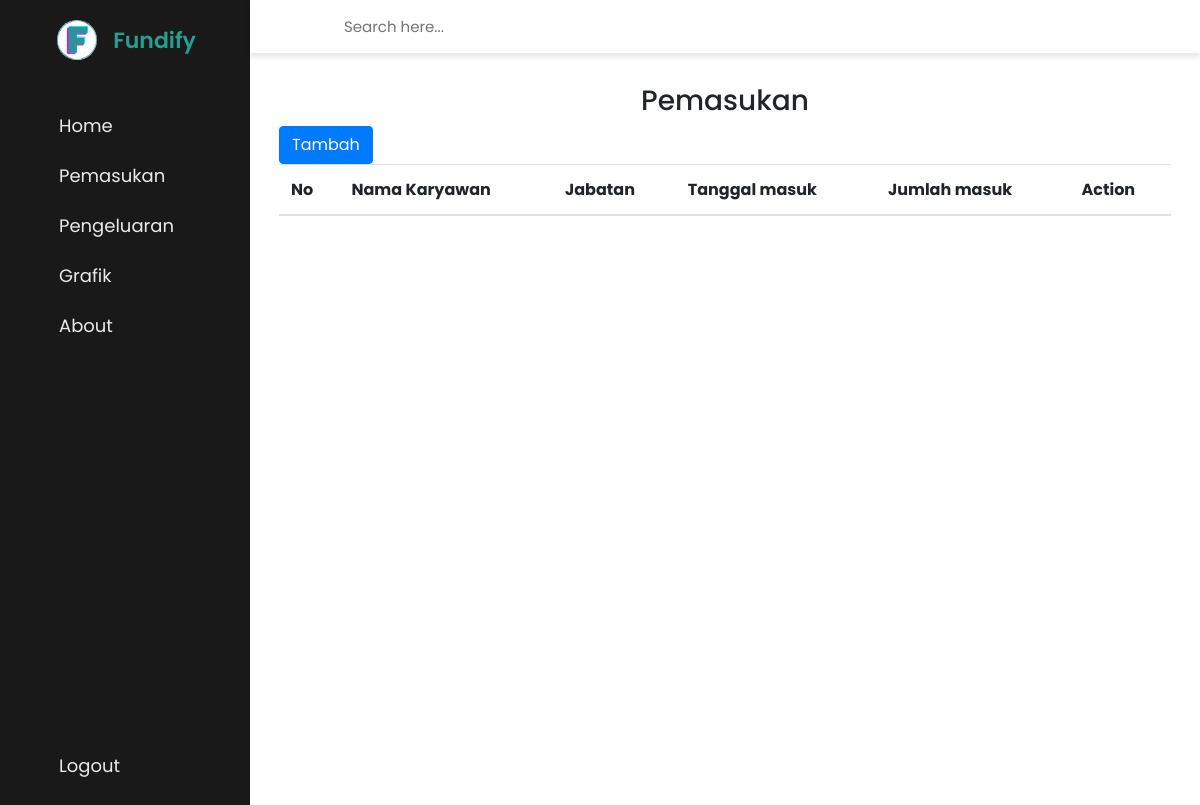
The page /pemasukan.php on the database as committed earlier.
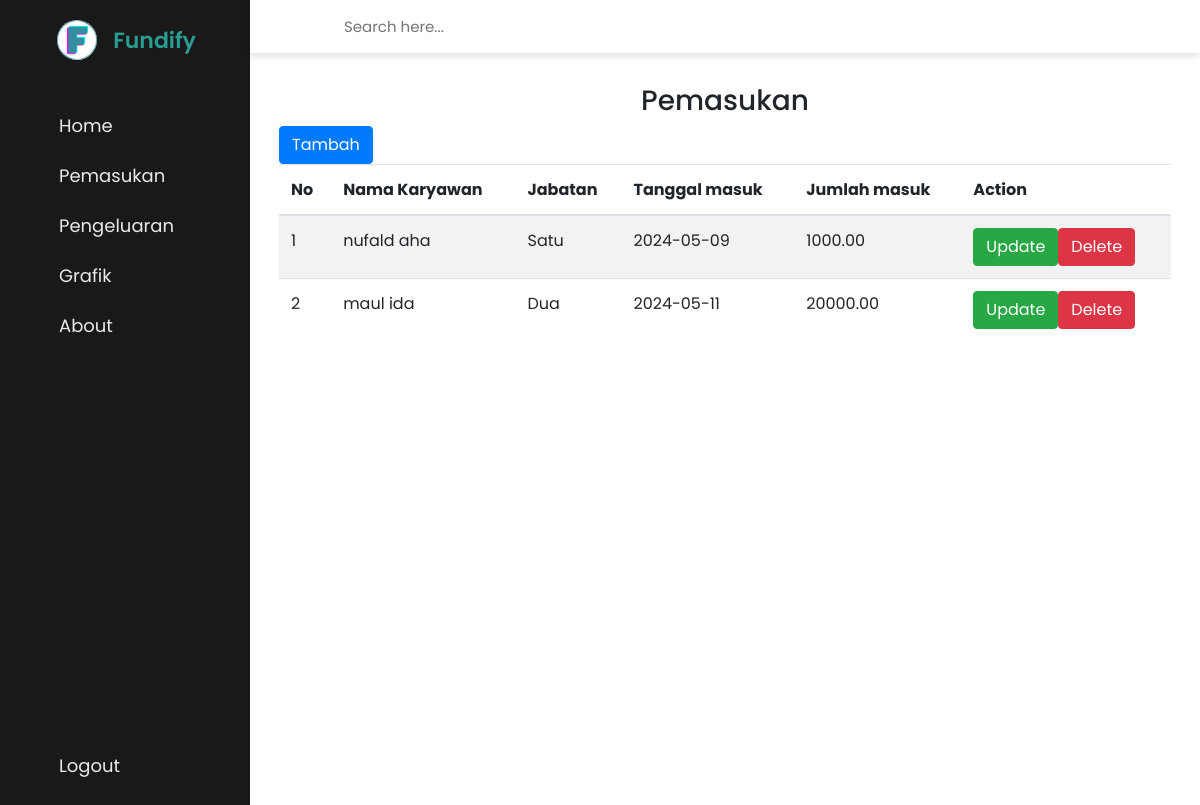
The same page on the database as committed later.
### tables this page shows
CREATE TABLE `pemasukan` (
  `id_pemasukan` int(5) NOT NULL,
  `id_akun` int(5) NOT NULL,
  `tanggal` date NOT NULL,
  `jumlah` decimal(10,2) NOT NULL,
  `sumber` varchar(255) NOT NULL
);

CREATE TABLE `akun` (
  `id_akun` int(5) NOT NULL,
  `fullname` varchar(100) NOT NULL,
  `username` varchar(255) NOT NULL,
  `password` varchar(255) NOT NULL,
  `email` varchar(100) NOT NULL,
  `jabatan` varchar(25) NOT NULL
);

### pemasukan.php (the view, shortened to what this page needs)
<?php
include "koneksi.php";
?>
<!DOCTYPE html>
<html lang="en">
<head>
	<link rel="stylesheet" href="style.css">
	<link rel="stylesheet" href="https://unicons.iconscout.com/release/v4.0.0/css/line.css">
	<link href="bootstrap/css/bootstrap.min.css" rel="stylesheet">
</head>
<body>
    <nav>
        <div class="logo-name">
            <div class="logo-image">
                <img src="images/logo2.png" alt="">
            </div>
            <span class="logo_name">Fundify</span>
        </div>
        <div class="menu-items">
            <ul class="nav-links">
                <li>
                    <a href="index.html">
                        <i class="uil uil-estate"></i>
                        <span class="link-name">Home</span>
                    </a>
                </li>
                <li><a href="pemasukan.html">
                        <i class="uil uil-folder-plus"></i>
                        <span class="link-name">Pemasukan</span>
                    </a></li>
                <li><a href="pengeluaran.html">
                        <i class="uil uil-folder-minus"></i>
                        <span class="link-name">Pengeluaran</span>
                    </a></li>
                <li><a href="grafik.html">
                        <i class="uil uil-analytics"></i>
                        <span class="link-name">Grafik</span>
                    </a></li>
                <li><a href="about.html">
                        <i class="uil uil-cloud-info"></i>
                        <span class="link-name">About</span>
                    </a></li>
            </ul>
            <ul class="logout-mode">
                <li><a href="#">
                        <i class="uil uil-signout"></i>
                        <span class="link-name">Logout</span>
                    </a></li>
            </ul>
        </div>
    </nav>
    <section class="dashboard">
        <div class="top">
            <div class="search-box">
                <input type="text" placeholder="Search here...">
            </div>
        </div>
            <div class="dash-content">
                <div class="container">
                    <div class="row">
                        <div class="col-md-12">
                            <h3 class="text-center">Pemasukan</h3>
                                <a class="btn btn-primary" href="tambah_data.php" role="button">Tambah</a>
                                <table class="table table-striped">
                                <thead>
                                    <tr>
                                        <th>No</th>
                                        <th>Nama Karyawan</th>
                                        <th>Jabatan</th>
                                        <th>Tanggal masuk</th>
                                        <th>Jumlah masuk</th>
                                        <th>Action</th>
                                    </tr>
                                </thead>
                                <tbody>
                                    <?php
                                        $query = "SELECT akun.id_akun, akun.fullname, akun.email, akun.jabatan, pemasukan.tanggal, pemasukan.jumlah
                                            FROM akun
                                            JOIN pemasukan ON akun.id_akun = pemasukan.id_akun";
                                        $result = mysqli_query($conn, $query);
                                        $no = 1;
                                        while ($row = mysqli_fetch_array($result)) {
                                            echo "<tr>";
                                            echo "<td>" . $no . "</td>";
                                            echo "<td>" . $row['fullname'] . "</td>";
                                            echo "<td>" . $row['jabatan'] . "</td>";
                                            echo "<td>" . $row['tanggal'] . "</td>";
                                            echo "<td>" . $row['jumlah'] . "</td>";
                                            echo "<td><a class='btn btn-success' href='update_data.php?id=" . $no . "'>Update</a>";
                                            echo "<a class='btn btn-danger' href='delete.php?id=" . $no . "'>Delete</a></td>";
                                            echo "</tr>";
                                            $no++;
                                        }
                                        ?>
                                        </tbody>
                                </table>
                        </div>
                    </div>
                </div>
            </div>
    </section>
</body>
</html>

### style.css (style rules this page uses)
* { margin: 0; padding: 0; box-sizing: border-box; font-family: 'Poppins', sans-serif; }
:root { --primary-color: #299D91; --secondary-color: #525256; --thirdy-color: #9F9F9F; --placeholder-color: #999DA3; --text-hover-color:#eaeaea ; --hover-color:#176961; --sidebar-color: #191919; --panel-color:#fff; --tran-05: all 0.5s ease; --tran-03: all 0.3s ease; --tran-03: all 0.2s ease; }
body { min-height: 100vh; background-color: var(--primary-color); }
nav { position: fixed; top: 0; left: 0; height: 100%; width: 250px; padding: 10px 14px; background-color: var(--sidebar-color); border-right: 1px solid var(--border-color); transition: var(--tran-05); }
nav .logo-name { display: flex; align-items: center; justify-content: center; margin-top: 10px; }
nav .logo-image { display: flex; justify-content: center; min-width: 45px; }
nav .logo-image img { width: 40px; object-fit: cover; border-radius: 50%; }
nav .logo-name .logo_name { font-size: 22px; font-weight: 600; color: var(--primary-color); margin-left: 14px; transition: var(--tran-05); }
nav .menu-items { margin-top: 40px; height: calc(100% - 90px); display: flex; flex-direction: column; justify-content: space-between; }
.menu-items li { list-style: none; }
.menu-items li a { display: flex; align-items: center; height: 50px; text-decoration: none; position: relative; }
.menu-items li a i { font-size: 24px; min-width: 45px; height: 100%; display: flex; align-items: center; justify-content: center; color: var(--text-hover-color); }
.menu-items li a .link-name { font-size: 18px; font-weight: 400; color: var(--text-hover-color); }
.menu-items .logout-mode { margin-bottom: 24px; }
.dashboard { position: relative; left: 250px; background-color: var(--panel-color); min-height: 100vh; width: calc(100% - 250px); padding: 10px 14px; transition: var(--tran-05); }
.dashboard .top { position: fixed; top: 0; left: 250px; display: flex; width: calc(100% - 250px); justify-content: space-between; align-items: center; padding: 4px 14px; background-color: var(--panel-color); transition: var(--tran-05); z-index: 10; box-shadow: 0 4px 6px rgba(0, 0, 0, 0.1); }
.dashboard .top .search-box { position: relative; height: 45px; max-width: 600px; width: 100%; margin: 0 30px; }
.top .search-box input { position: absolute; border: 1px solid var(--border-color); background-color: var(--panel-color); padding: 0 25px 0 50px; border-radius: 5px; height: 100%; width: 100%; color: var(--secondary-color); font-size: 15px; font-weight: 400; outline: none; }
.dashboard .dash-content { padding-top: 50px; }

Rows that differ between the two databases and show on the page:
added pemasukan: id_akun.fullname "nufald aha", id_akun.jabatan "Satu", tanggal "2024-05-09", jumlah "1000.00"
added pemasukan: id_akun.fullname "maul ida", id_akun.jabatan "Dua", tanggal "2024-05-11", jumlah "20000.00"
